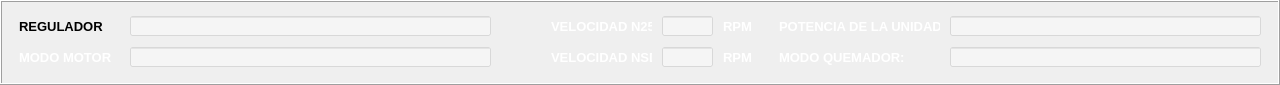
  <widget class="QFrame" name="Header">
   <property name="geometry">
    <rect>
     <x>0</x>
     <y>0</y>
     <width>1280</width>
     <height>85</height>
    </rect>
   </property>
   <property name="minimumSize">
    <size>
     <width>1280</width>
     <height>85</height>
    </size>
   </property>
   <property name="maximumSize">
    <size>
     <width>1280</width>
     <height>85</height>
    </size>
   </property>
   <property name="styleSheet">
    <string notr="true">background-color: none;</string>
   </property>
   <property name="frameShape">
    <enum>QFrame::Box</enum>
   </property>
   <property name="frameShadow">
    <enum>QFrame::Raised</enum>
   </property>
   <layout class="QGridLayout" name="gridLayout">
    <item row="0" column="0">
     <layout class="QHBoxLayout" name="horizontalLayout_35">
      <property name="spacing">
       <number>60</number>
      </property>
      <item>
       <layout class="QVBoxLayout" name="verticalLayout_12">
        <property name="spacing">
         <number>10</number>
        </property>
        <item>
         <layout class="QHBoxLayout" name="horizontalLayout_28">
          <item>
           <widget class="QLabel" name="label_18">
            <property name="minimumSize">
             <size>
              <width>101</width>
              <height>21</height>
             </size>
            </property>
            <property name="maximumSize">
             <size>
              <width>101</width>
              <height>21</height>
             </size>
            </property>
            <property name="palette">
             <palette>
              <active/>
              <inactive/>
              <disabled/>
             </palette>
            </property>
            <property name="font">
             <font>
              <pointsize>10</pointsize>
              <weight>75</weight>
              <bold>true</bold>
             </font>
            </property>
            <property name="text">
             <string>REGULADOR</string>
            </property>
            <property name="alignment">
             <set>Qt::AlignLeading|Qt::AlignLeft|Qt::AlignVCenter</set>
            </property>
           </widget>
          </item>
          <item>
           <widget class="QLineEdit" name="leRegulador">
            <property name="minimumSize">
             <size>
              <width>361</width>
              <height>20</height>
             </size>
            </property>
            <property name="maximumSize">
             <size>
              <width>361</width>
              <height>20</height>
             </size>
            </property>
            <property name="styleSheet">
             <string notr="true">background-color: rgba(255, 255, 255, 100);</string>
            </property>
           </widget>
          </item>
         </layout>
        </item>
        <item>
         <layout class="QHBoxLayout" name="horizontalLayout_29">
          <item>
           <widget class="QLabel" name="label_19">
            <property name="minimumSize">
             <size>
              <width>101</width>
              <height>21</height>
             </size>
            </property>
            <property name="maximumSize">
             <size>
              <width>101</width>
              <height>21</height>
             </size>
            </property>
            <property name="palette">
             <palette>
              <active>
               <colorrole role="WindowText">
                <brush brushstyle="SolidPattern">
                 <color alpha="255">
                  <red>255</red>
                  <green>255</green>
                  <blue>255</blue>
                 </color>
                </brush>
               </colorrole>
              </active>
              <inactive>
               <colorrole role="WindowText">
                <brush brushstyle="SolidPattern">
                 <color alpha="255">
                  <red>255</red>
                  <green>255</green>
                  <blue>255</blue>
                 </color>
                </brush>
               </colorrole>
              </inactive>
              <disabled>
               <colorrole role="WindowText">
                <brush brushstyle="SolidPattern">
                 <color alpha="255">
                  <red>120</red>
                  <green>120</green>
                  <blue>120</blue>
                 </color>
                </brush>
               </colorrole>
              </disabled>
             </palette>
            </property>
            <property name="font">
             <font>
              <pointsize>10</pointsize>
              <weight>75</weight>
              <bold>true</bold>
             </font>
            </property>
            <property name="text">
             <string>MODO MOTOR</string>
            </property>
            <property name="alignment">
             <set>Qt::AlignLeading|Qt::AlignLeft|Qt::AlignVCenter</set>
            </property>
           </widget>
          </item>
          <item>
           <widget class="QLineEdit" name="leModMotor">
            <property name="minimumSize">
             <size>
              <width>361</width>
              <height>20</height>
             </size>
            </property>
            <property name="maximumSize">
             <size>
              <width>361</width>
              <height>20</height>
             </size>
            </property>
            <property name="styleSheet">
             <string notr="true">background-color: rgba(255, 255, 255, 100);</string>
            </property>
           </widget>
          </item>
         </layout>
        </item>
       </layout>
      </item>
      <item>
       <layout class="QHBoxLayout" name="horizontalLayout_34">
        <property name="spacing">
         <number>25</number>
        </property>
        <item>
         <layout class="QVBoxLayout" name="verticalLayout_11">
          <property name="spacing">
           <number>10</number>
          </property>
          <item>
           <layout class="QHBoxLayout" name="horizontalLayout_30">
            <item>
             <widget class="QLabel" name="label_21">
              <property name="minimumSize">
               <size>
                <width>101</width>
                <height>21</height>
               </size>
              </property>
              <property name="maximumSize">
               <size>
                <width>101</width>
                <height>21</height>
               </size>
              </property>
              <property name="palette">
               <palette>
                <active>
                 <colorrole role="WindowText">
                  <brush brushstyle="SolidPattern">
                   <color alpha="255">
                    <red>255</red>
                    <green>255</green>
                    <blue>255</blue>
                   </color>
                  </brush>
                 </colorrole>
                </active>
                <inactive>
                 <colorrole role="WindowText">
                  <brush brushstyle="SolidPattern">
                   <color alpha="255">
                    <red>255</red>
                    <green>255</green>
                    <blue>255</blue>
                   </color>
                  </brush>
                 </colorrole>
                </inactive>
                <disabled>
                 <colorrole role="WindowText">
                  <brush brushstyle="SolidPattern">
                   <color alpha="255">
                    <red>120</red>
                    <green>120</green>
                    <blue>120</blue>
                   </color>
                  </brush>
                 </colorrole>
                </disabled>
               </palette>
              </property>
              <property name="font">
               <font>
                <pointsize>10</pointsize>
                <weight>75</weight>
                <bold>true</bold>
               </font>
              </property>
              <property name="text">
               <string>VELOCIDAD N25</string>
              </property>
              <property name="alignment">
               <set>Qt::AlignLeading|Qt::AlignLeft|Qt::AlignVCenter</set>
              </property>
             </widget>
            </item>
            <item>
             <widget class="QLineEdit" name="lbVelN25">
              <property name="minimumSize">
               <size>
                <width>51</width>
                <height>20</height>
               </size>
              </property>
              <property name="maximumSize">
               <size>
                <width>51</width>
                <height>20</height>
               </size>
              </property>
              <property name="styleSheet">
               <string notr="true">background-color: rgba(255, 255, 255, 100);</string>
              </property>
             </widget>
            </item>
            <item>
             <widget class="QLabel" name="label_22">
              <property name="minimumSize">
               <size>
                <width>31</width>
                <height>21</height>
               </size>
              </property>
              <property name="maximumSize">
               <size>
                <width>31</width>
                <height>21</height>
               </size>
              </property>
              <property name="palette">
               <palette>
                <active>
                 <colorrole role="WindowText">
                  <brush brushstyle="SolidPattern">
                   <color alpha="255">
                    <red>255</red>
                    <green>255</green>
                    <blue>255</blue>
                   </color>
                  </brush>
                 </colorrole>
                </active>
                <inactive>
                 <colorrole role="WindowText">
                  <brush brushstyle="SolidPattern">
                   <color alpha="255">
                    <red>255</red>
                    <green>255</green>
                    <blue>255</blue>
                   </color>
                  </brush>
                 </colorrole>
                </inactive>
                <disabled>
                 <colorrole role="WindowText">
                  <brush brushstyle="SolidPattern">
                   <color alpha="255">
                    <red>120</red>
                    <green>120</green>
                    <blue>120</blue>
                   </color>
                  </brush>
                 </colorrole>
                </disabled>
               </palette>
              </property>
              <property name="font">
               <font>
                <pointsize>10</pointsize>
                <weight>75</weight>
                <bold>true</bold>
               </font>
              </property>
              <property name="text">
               <string>RPM</string>
              </property>
              <property name="alignment">
               <set>Qt::AlignLeading|Qt::AlignLeft|Qt::AlignVCenter</set>
              </property>
             </widget>
            </item>
           </layout>
          </item>
          <item>
           <layout class="QHBoxLayout" name="horizontalLayout_31">
            <item>
             <widget class="QLabel" name="label_20">
              <property name="minimumSize">
               <size>
                <width>101</width>
                <height>21</height>
               </size>
              </property>
              <property name="maximumSize">
               <size>
                <width>101</width>
                <height>21</height>
               </size>
              </property>
              <property name="palette">
               <palette>
                <active>
                 <colorrole role="WindowText">
                  <brush brushstyle="SolidPattern">
                   <color alpha="255">
                    <red>255</red>
                    <green>255</green>
                    <blue>255</blue>
                   </color>
                  </brush>
                 </colorrole>
                </active>
                <inactive>
                 <colorrole role="WindowText">
                  <brush brushstyle="SolidPattern">
                   <color alpha="255">
                    <red>255</red>
                    <green>255</green>
                    <blue>255</blue>
                   </color>
                  </brush>
                 </colorrole>
                </inactive>
                <disabled>
                 <colorrole role="WindowText">
                  <brush brushstyle="SolidPattern">
                   <color alpha="255">
                    <red>120</red>
                    <green>120</green>
                    <blue>120</blue>
                   </color>
                  </brush>
                 </colorrole>
                </disabled>
               </palette>
              </property>
              <property name="font">
               <font>
                <pointsize>10</pointsize>
                <weight>75</weight>
                <bold>true</bold>
               </font>
              </property>
              <property name="text">
               <string>VELOCIDAD NSD</string>
              </property>
              <property name="alignment">
               <set>Qt::AlignLeading|Qt::AlignLeft|Qt::AlignVCenter</set>
              </property>
             </widget>
            </item>
            <item>
             <widget class="QLineEdit" name="lbVelNSD">
              <property name="minimumSize">
               <size>
                <width>51</width>
                <height>20</height>
               </size>
              </property>
              <property name="maximumSize">
               <size>
                <width>51</width>
                <height>20</height>
               </size>
              </property>
              <property name="styleSheet">
               <string notr="true">background-color: rgba(255, 255, 255, 100);</string>
              </property>
             </widget>
            </item>
            <item>
             <widget class="QLabel" name="label_23">
              <property name="minimumSize">
               <size>
                <width>31</width>
                <height>21</height>
               </size>
              </property>
              <property name="maximumSize">
               <size>
                <width>31</width>
                <height>21</height>
               </size>
              </property>
              <property name="palette">
               <palette>
                <active>
                 <colorrole role="WindowText">
                  <brush brushstyle="SolidPattern">
                   <color alpha="255">
                    <red>255</red>
                    <green>255</green>
                    <blue>255</blue>
                   </color>
                  </brush>
                 </colorrole>
                </active>
                <inactive>
                 <colorrole role="WindowText">
                  <brush brushstyle="SolidPattern">
                   <color alpha="255">
                    <red>255</red>
                    <green>255</green>
                    <blue>255</blue>
                   </color>
                  </brush>
                 </colorrole>
                </inactive>
                <disabled>
                 <colorrole role="WindowText">
                  <brush brushstyle="SolidPattern">
                   <color alpha="255">
                    <red>120</red>
                    <green>120</green>
                    <blue>120</blue>
                   </color>
                  </brush>
                 </colorrole>
                </disabled>
               </palette>
              </property>
              <property name="font">
               <font>
                <pointsize>10</pointsize>
                <weight>75</weight>
                <bold>true</bold>
               </font>
              </property>
              <property name="text">
               <string>RPM</string>
              </property>
              <property name="alignment">
               <set>Qt::AlignLeading|Qt::AlignLeft|Qt::AlignVCenter</set>
              </property>
             </widget>
            </item>
           </layout>
          </item>
         </layout>
        </item>
        <item>
         <layout class="QVBoxLayout" name="verticalLayout_10">
          <property name="spacing">
           <number>10</number>
          </property>
          <item>
           <layout class="QHBoxLayout" name="horizontalLayout_32">
            <item>
             <widget class="QLabel" name="label_24">
              <property name="minimumSize">
               <size>
                <width>161</width>
                <height>21</height>
               </size>
              </property>
              <property name="maximumSize">
               <size>
                <width>161</width>
                <height>21</height>
               </size>
              </property>
              <property name="palette">
               <palette>
                <active>
                 <colorrole role="WindowText">
                  <brush brushstyle="SolidPattern">
                   <color alpha="255">
                    <red>255</red>
                    <green>255</green>
                    <blue>255</blue>
                   </color>
                  </brush>
                 </colorrole>
                </active>
                <inactive>
                 <colorrole role="WindowText">
                  <brush brushstyle="SolidPattern">
                   <color alpha="255">
                    <red>255</red>
                    <green>255</green>
                    <blue>255</blue>
                   </color>
                  </brush>
                 </colorrole>
                </inactive>
                <disabled>
                 <colorrole role="WindowText">
                  <brush brushstyle="SolidPattern">
                   <color alpha="255">
                    <red>120</red>
                    <green>120</green>
                    <blue>120</blue>
                   </color>
                  </brush>
                 </colorrole>
                </disabled>
               </palette>
              </property>
              <property name="font">
               <font>
                <pointsize>10</pointsize>
                <weight>75</weight>
                <bold>true</bold>
               </font>
              </property>
              <property name="text">
               <string>POTENCIA DE LA UNIDAD</string>
              </property>
              <property name="alignment">
               <set>Qt::AlignLeading|Qt::AlignLeft|Qt::AlignVCenter</set>
              </property>
             </widget>
            </item>
            <item>
             <widget class="QLineEdit" name="lePotU">
              <property name="minimumSize">
               <size>
                <width>311</width>
                <height>20</height>
               </size>
              </property>
              <property name="maximumSize">
               <size>
                <width>311</width>
                <height>20</height>
               </size>
              </property>
              <property name="styleSheet">
               <string notr="true">background-color: rgba(255, 255, 255, 100);</string>
              </property>
             </widget>
            </item>
           </layout>
          </item>
          <item>
           <layout class="QHBoxLayout" name="horizontalLayout_33">
            <item>
             <widget class="QLabel" name="label_25">
              <property name="minimumSize">
               <size>
                <width>161</width>
                <height>21</height>
               </size>
              </property>
              <property name="maximumSize">
               <size>
                <width>161</width>
                <height>21</height>
               </size>
              </property>
              <property name="palette">
               <palette>
                <active>
                 <colorrole role="WindowText">
                  <brush brushstyle="SolidPattern">
                   <color alpha="255">
                    <red>255</red>
                    <green>255</green>
                    <blue>255</blue>
                   </color>
                  </brush>
                 </colorrole>
                </active>
                <inactive>
                 <colorrole role="WindowText">
                  <brush brushstyle="SolidPattern">
                   <color alpha="255">
                    <red>255</red>
                    <green>255</green>
                    <blue>255</blue>
                   </color>
                  </brush>
                 </colorrole>
                </inactive>
                <disabled>
                 <colorrole role="WindowText">
                  <brush brushstyle="SolidPattern">
                   <color alpha="255">
                    <red>120</red>
                    <green>120</green>
                    <blue>120</blue>
                   </color>
                  </brush>
                 </colorrole>
                </disabled>
               </palette>
              </property>
              <property name="font">
               <font>
                <pointsize>10</pointsize>
                <weight>75</weight>
                <bold>true</bold>
               </font>
              </property>
              <property name="text">
               <string>MODO QUEMADOR:</string>
              </property>
              <property name="alignment">
               <set>Qt::AlignLeading|Qt::AlignLeft|Qt::AlignVCenter</set>
              </property>
             </widget>
            </item>
            <item>
             <widget class="QLineEdit" name="leModQuem">
              <property name="minimumSize">
               <size>
                <width>311</width>
                <height>20</height>
               </size>
              </property>
              <property name="maximumSize">
               <size>
                <width>311</width>
                <height>20</height>
               </size>
              </property>
              <property name="styleSheet">
               <string notr="true">background-color: rgba(255, 255, 255, 100);</string>
              </property>
             </widget>
            </item>
           </layout>
          </item>
         </layout>
        </item>
       </layout>
      </item>
     </layout>
    </item>
   </layout>
  </widget>
